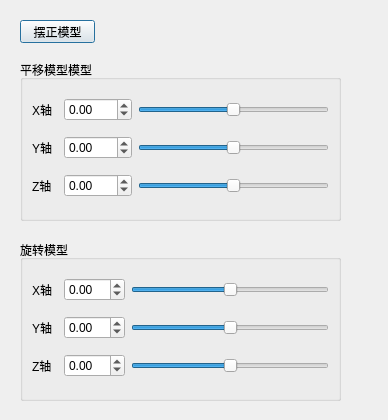
<?xml version="1.0" encoding="UTF-8"?>
<ui version="4.0">
 <class>DialogPickAndAlign</class>
 <widget class="QDialog" name="DialogPickAndAlign">
  <property name="geometry">
   <rect>
    <x>0</x>
    <y>0</y>
    <width>388</width>
    <height>420</height>
   </rect>
  </property>
  <property name="windowTitle">
   <string>调整模型</string>
  </property>
  <widget class="QPushButton" name="pushButton_alignModel">
   <property name="geometry">
    <rect>
     <x>20</x>
     <y>20</y>
     <width>75</width>
     <height>23</height>
    </rect>
   </property>
   <property name="text">
    <string>摆正模型</string>
   </property>
  </widget>
  <widget class="QGroupBox" name="groupBox">
   <property name="geometry">
    <rect>
     <x>20</x>
     <y>60</y>
     <width>321</width>
     <height>161</height>
    </rect>
   </property>
   <property name="title">
    <string>平移模型模型</string>
   </property>
   <layout class="QGridLayout" name="gridLayout">
    <item row="0" column="0">
     <widget class="QLabel" name="label">
      <property name="text">
       <string>X轴</string>
      </property>
     </widget>
    </item>
    <item row="0" column="2">
     <widget class="QDoubleSpinBox" name="doubleSpinBox_transX">
      <property name="minimum">
       <double>-100.000000000000000</double>
      </property>
      <property name="maximum">
       <double>100.000000000000000</double>
      </property>
      <property name="singleStep">
       <double>0.100000000000000</double>
      </property>
     </widget>
    </item>
    <item row="1" column="0">
     <widget class="QLabel" name="label_2">
      <property name="text">
       <string>Y轴</string>
      </property>
     </widget>
    </item>
    <item row="1" column="2">
     <widget class="QDoubleSpinBox" name="doubleSpinBox_transY">
      <property name="minimum">
       <double>-100.000000000000000</double>
      </property>
      <property name="maximum">
       <double>100.000000000000000</double>
      </property>
      <property name="singleStep">
       <double>0.100000000000000</double>
      </property>
     </widget>
    </item>
    <item row="2" column="0" colspan="2">
     <widget class="QLabel" name="label_3">
      <property name="text">
       <string>Z轴</string>
      </property>
     </widget>
    </item>
    <item row="2" column="2">
     <widget class="QDoubleSpinBox" name="doubleSpinBox_transZ">
      <property name="minimum">
       <double>-100.000000000000000</double>
      </property>
      <property name="maximum">
       <double>100.000000000000000</double>
      </property>
      <property name="singleStep">
       <double>0.100000000000000</double>
      </property>
     </widget>
    </item>
    <item row="1" column="3">
     <widget class="QSlider" name="horizontalSlider_transY">
      <property name="minimum">
       <number>-100</number>
      </property>
      <property name="maximum">
       <number>100</number>
      </property>
      <property name="value">
       <number>0</number>
      </property>
      <property name="orientation">
       <enum>Qt::Horizontal</enum>
      </property>
     </widget>
    </item>
    <item row="0" column="3">
     <widget class="QSlider" name="horizontalSlider_transX">
      <property name="minimum">
       <number>-100</number>
      </property>
      <property name="maximum">
       <number>100</number>
      </property>
      <property name="pageStep">
       <number>10</number>
      </property>
      <property name="orientation">
       <enum>Qt::Horizontal</enum>
      </property>
     </widget>
    </item>
    <item row="2" column="3">
     <widget class="QSlider" name="horizontalSlider_transZ">
      <property name="minimum">
       <number>-100</number>
      </property>
      <property name="maximum">
       <number>100</number>
      </property>
      <property name="orientation">
       <enum>Qt::Horizontal</enum>
      </property>
     </widget>
    </item>
   </layout>
  </widget>
  <widget class="QGroupBox" name="groupBox_2">
   <property name="geometry">
    <rect>
     <x>20</x>
     <y>240</y>
     <width>321</width>
     <height>161</height>
    </rect>
   </property>
   <property name="title">
    <string>旋转模型</string>
   </property>
   <layout class="QGridLayout" name="gridLayout_2">
    <item row="0" column="0">
     <widget class="QLabel" name="label_4">
      <property name="text">
       <string>X轴</string>
      </property>
     </widget>
    </item>
    <item row="0" column="2">
     <widget class="QDoubleSpinBox" name="doubleSpinBox_rotateX">
      <property name="minimum">
       <double>-90.000000000000000</double>
      </property>
      <property name="maximum">
       <double>90.000000000000000</double>
      </property>
      <property name="singleStep">
       <double>0.100000000000000</double>
      </property>
     </widget>
    </item>
    <item row="1" column="0">
     <widget class="QLabel" name="label_5">
      <property name="text">
       <string>Y轴</string>
      </property>
     </widget>
    </item>
    <item row="1" column="2">
     <widget class="QDoubleSpinBox" name="doubleSpinBox_rotateY">
      <property name="minimum">
       <double>-90.000000000000000</double>
      </property>
      <property name="maximum">
       <double>90.000000000000000</double>
      </property>
      <property name="singleStep">
       <double>0.100000000000000</double>
      </property>
     </widget>
    </item>
    <item row="2" column="0" colspan="2">
     <widget class="QLabel" name="label_6">
      <property name="text">
       <string>Z轴</string>
      </property>
     </widget>
    </item>
    <item row="2" column="2">
     <widget class="QDoubleSpinBox" name="doubleSpinBox_rotateZ">
      <property name="minimum">
       <double>-90.000000000000000</double>
      </property>
      <property name="maximum">
       <double>90.000000000000000</double>
      </property>
      <property name="singleStep">
       <double>0.100000000000000</double>
      </property>
     </widget>
    </item>
    <item row="0" column="3">
     <widget class="QSlider" name="horizontalSlider_rotateX">
      <property name="minimum">
       <number>-90</number>
      </property>
      <property name="maximum">
       <number>90</number>
      </property>
      <property name="orientation">
       <enum>Qt::Horizontal</enum>
      </property>
     </widget>
    </item>
    <item row="1" column="3">
     <widget class="QSlider" name="horizontalSlider_rotateY">
      <property name="minimum">
       <number>-90</number>
      </property>
      <property name="maximum">
       <number>90</number>
      </property>
      <property name="orientation">
       <enum>Qt::Horizontal</enum>
      </property>
     </widget>
    </item>
    <item row="2" column="3">
     <widget class="QSlider" name="horizontalSlider_rotateZ">
      <property name="minimum">
       <number>-90</number>
      </property>
      <property name="maximum">
       <number>90</number>
      </property>
      <property name="orientation">
       <enum>Qt::Horizontal</enum>
      </property>
     </widget>
    </item>
   </layout>
  </widget>
 </widget>
 <resources/>
 <connections/>
</ui>
